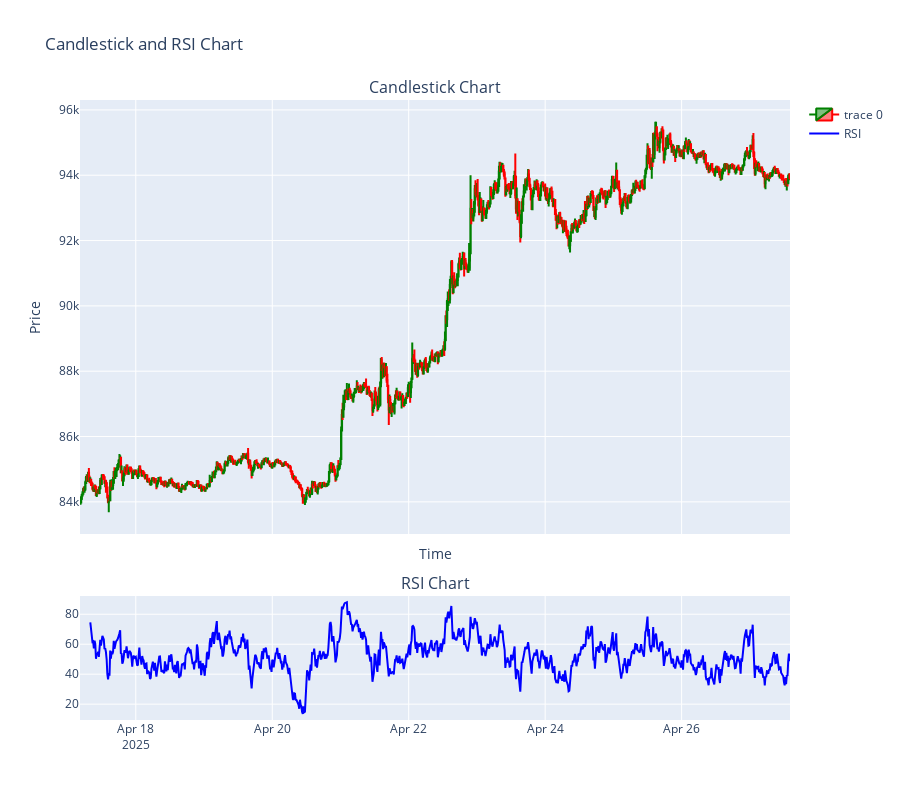

The notebook cell saved with this chart:
### Code cell
# Draw the RSI line chart using Plotly, with k-Line chart above and RSI chart below
fig = make_subplots(rows=2, cols=1, shared_xaxes=True,
                    vertical_spacing=0.1,
                    subplot_titles=('Candlestick Chart', 'RSI Chart'),
                    row_width=[0.2, 0.7])  # Set the height ratio
# Add the candlestick chart to the first row
fig.add_trace(go.Candlestick(
    x=kLine_df['time'],
    open=kLine_df['open'],
    high=kLine_df['high'],
    low=kLine_df['low'],
    close=kLine_df['close'],
    increasing_line_color='green',
    decreasing_line_color='red'
), row=1, col=1)
# Add the RSI line chart to the second row
fig.add_trace(go.Scatter(
    x=kLine_df['time'],
    y=kLine_df['RSI'],
    mode='lines',
    name='RSI',
    line=dict(color='blue', width=2)
), row=2, col=1)
# Update the layout of the figure
fig.update_layout(
    title='Candlestick and RSI Chart',
    xaxis_title='Time',
    yaxis_title='Price',
    xaxis_rangeslider_visible=False,
    height=800  # Set the height of the entire figure
)
fig.show()

### Figure 1 — Plotly figure (JSON) as saved in the notebook; plotly's stock layout.template omitted (floating-point values rounded to 4 significant figures; data arrays with more than 128 entries replaced by an {"elided": "..."} marker saying what was removed)
{"data": [{"close": {"elided": "999 float values"}, "decreasing": {"line": {"color": "red"}}, "high": {"elided": "999 float values"}, "increasing": {"line": {"color": "green"}}, "low": {"elided": "999 float values"}, "open": {"elided": "999 float values"}, "type": "candlestick", "x": {"elided": "999 str values"}, "xaxis": "x", "yaxis": "y"}, {"line": {"color": "blue", "width": 2}, "mode": "lines", "name": "RSI", "type": "scatter", "x": {"elided": "999 str values"}, "xaxis": "x2", "y": {"elided": "999 float values"}, "yaxis": "y2"}], "layout": {"annotations": [{"font": {"size": 16}, "showarrow": false, "text": "Candlestick Chart", "x": 0.5, "xanchor": "center", "xref": "paper", "y": 1, "yanchor": "bottom", "yref": "paper"}, {"font": {"size": 16}, "showarrow": false, "text": "RSI Chart", "x": 0.5, "xanchor": "center", "xref": "paper", "y": 0.2, "yanchor": "bottom", "yref": "paper"}], "height": 800, "title": {"text": "Candlestick and RSI Chart"}, "xaxis": {"anchor": "y", "domain": [0, 1], "matches": "x2", "rangeslider": {"visible": false}, "showticklabels": false, "title": {"text": "Time"}}, "xaxis2": {"anchor": "y2", "domain": [0, 1]}, "yaxis": {"anchor": "x", "domain": [0.3, 1], "title": {"text": "Price"}}, "yaxis2": {"anchor": "x2", "domain": [0, 0.2]}}}
